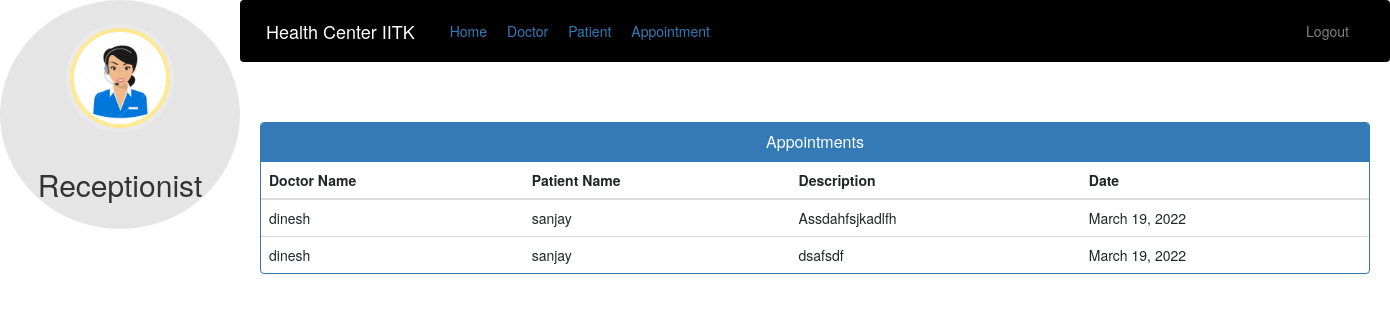
Before: /admin-view-appointment (signed in) with the older database file.
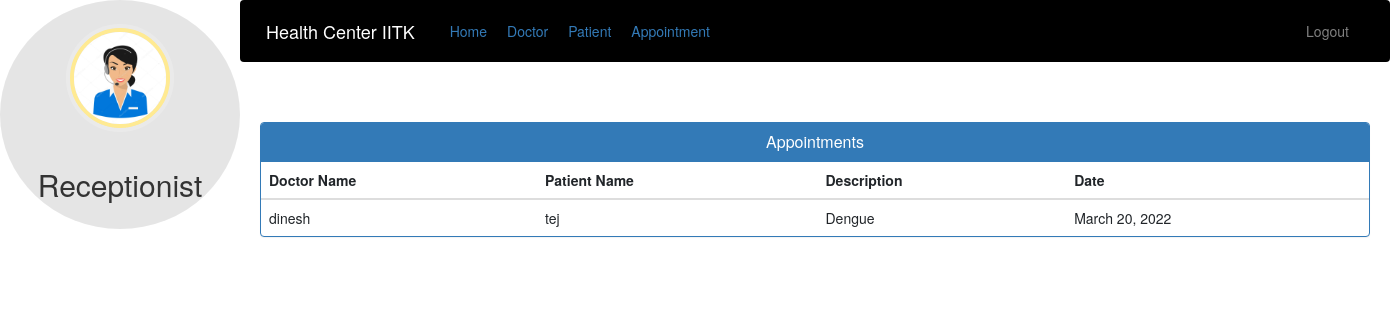
After: the same page with the newer database file.
### hospital/models.py (models this page shows)
class Appointment(models.Model):
    patientId=models.PositiveIntegerField(null=True)
    doctorId=models.PositiveIntegerField(null=True)
    patientName=models.CharField(max_length=40,null=True)
    doctorName=models.CharField(max_length=40,null=True)
    appointmentDate=models.DateField(auto_now=True)
    description=models.TextField(max_length=500)
    status=models.BooleanField(default=True)

### hospital/views.py (the view)
# urls.py: path('admin-view-appointment', views.admin_view_appointment_view,name='admin-view-appointment'),
@login_required(login_url='adminlogin')
@user_passes_test(is_admin)
def admin_view_appointment_view(request):
    appointments=models.Appointment.objects.all().filter(status=True)
    return render(request,'hospital/admin_view_appointment.html',{'appointments':appointments})

### hospital/views.py (called while the page is built)
def is_admin(user):
    return user.groups.filter(name='ADMIN').exists()

### templates/hospital/admin_view_appointment.html (shortened to what this page needs)
{% extends 'hospital/admin_base.html' %}
{% block content %}
<head>
  <link href="//netdna.bootstrapcdn.com/bootstrap/3.0.0/css/bootstrap.min.css" rel="stylesheet" id="bootstrap-css">
</head>
<div class="container">
  <div class="panel panel-primary">
    <div class="panel-heading">
      <h6 class="panel-title">Appointments</h6>
    </div>
    <table class="table table-hover" id="dev-table">
      <thead>
        <tr>
          <th>Doctor Name</th>
          <th>Patient Name</th>
          <th>Description</th>
          <th>Date</th>
        </tr>
      </thead>
      {% for a in appointments %}
      <tr>
        <td> {{a.doctorName}}</td>
        <td>{{a.patientName}}</td>
        <td>{{a.description}}</td>
        <td>{{a.appointmentDate}}</td>
      </tr>
      {% endfor %}
    </table>
  </div>
</div>
{% endblock content %}

Changed rows visible on the page:
removed Appointment: doctorName "dinesh", patientName "sanjay", description "Assdahfsjkadlfh", appointmentDate "March 19, 2022"
removed Appointment: doctorName "dinesh", patientName "sanjay", description "dsafsdf", appointmentDate "March 19, 2022"
added Appointment: doctorName "dinesh", patientName "tej", description "Dengue", appointmentDate "March 20, 2022"
